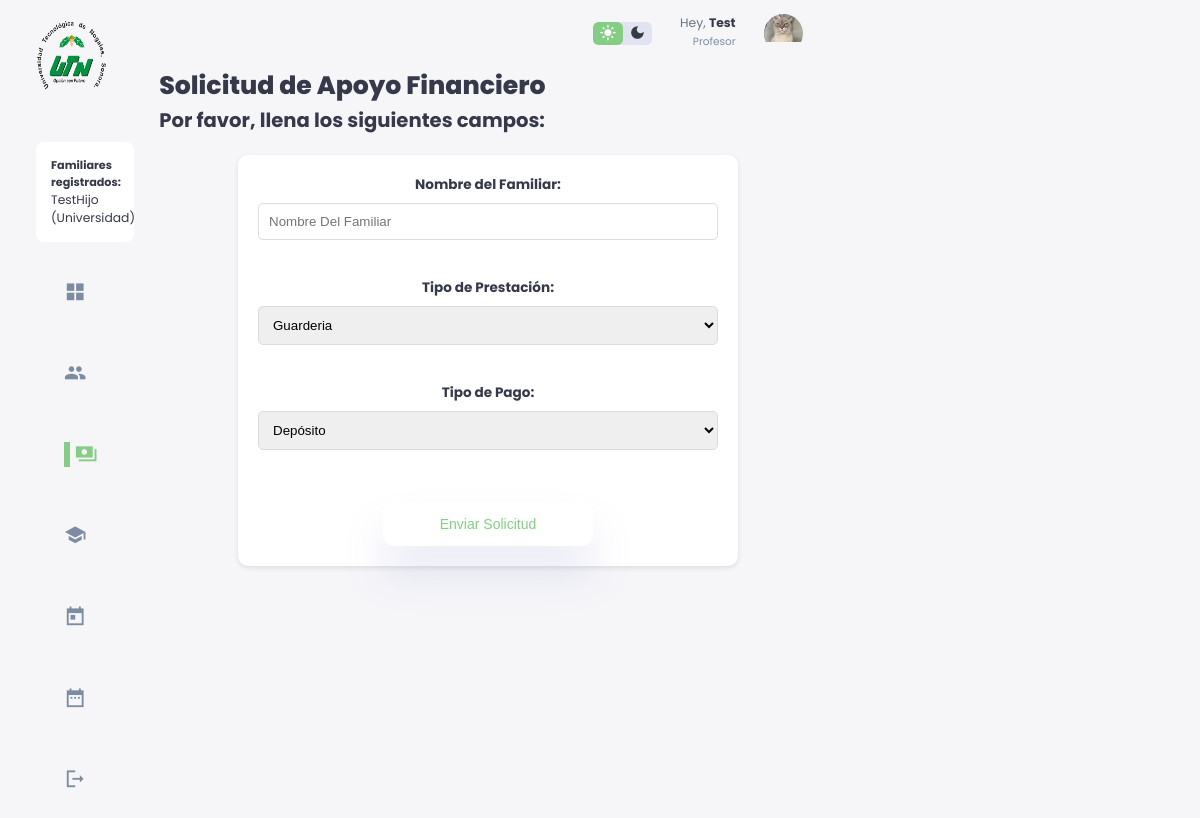
Before: /SOLICITUDprestacionesfinancieras.php (signed in) with the older database file.
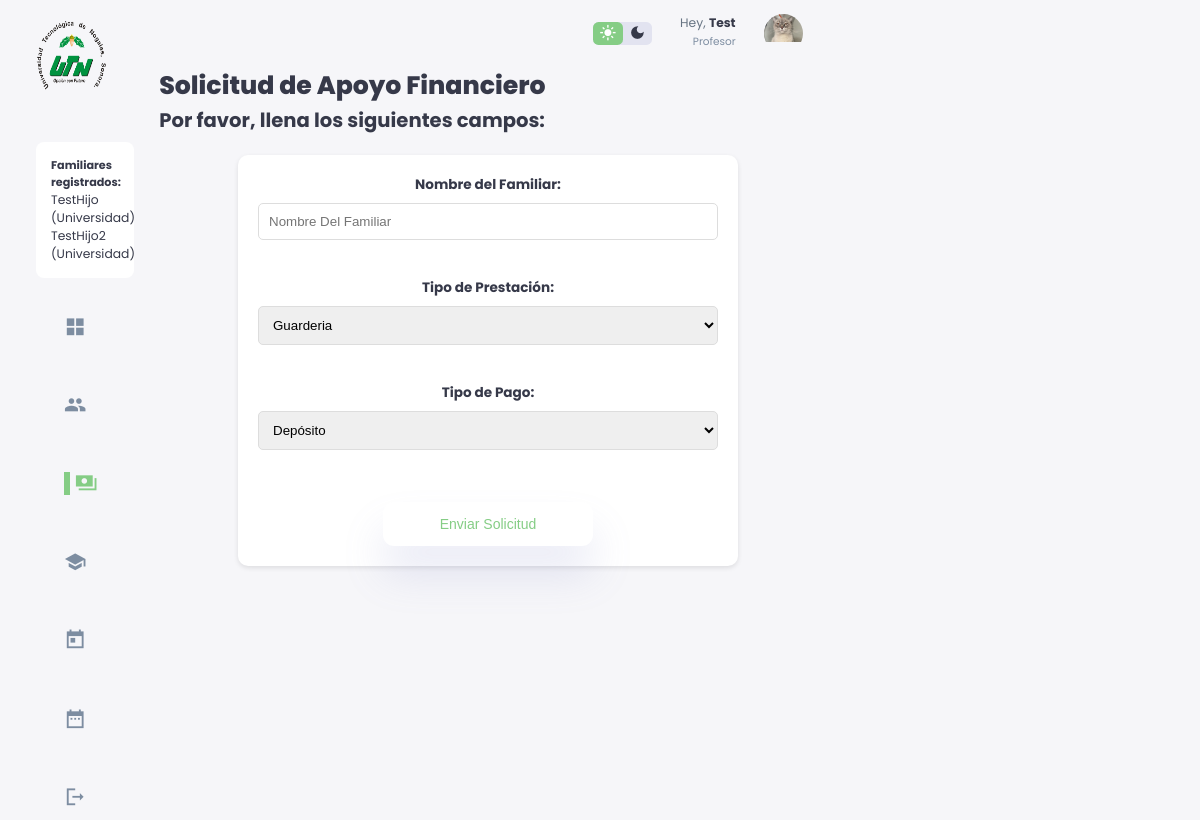
After: the same page with the newer database file.
### tables this page shows
CREATE TABLE `familiar_empleado` (
  `Id_Familiar` int(11) NOT NULL,
  `Nombre_Familiar` varchar(50) NOT NULL,
  `Nivel_academico` varchar(25) NOT NULL,
  `Edad` int(3) NOT NULL
);

### SOLICITUDprestacionesfinancieras.php (the view, shortened to what the changed rows need)
<?php
require_once("conn.php");
?>
<!DOCTYPE html>
<html lang="en">
<head>
        <link href="lightbox.min.css" rel="stylesheet">
        <link rel="stylesheet" href="./styleRegistrarFamiliares.css">
</head>
<body>
        <div class="container">
                <aside>
                        <div class="sidebar">
<?php
    $queryFamiliares = $conn->prepare("SELECT f.Nombre_Familiar, f.Nivel_academico FROM familiar_empleado f INNER JOIN empleado_familiar e ON f.Id_Familiar = e.Id_Familiar WHERE e.Numero_Empleado = ?");
    $queryFamiliares->bind_param("i", $_SESSION['Numero_Empleado']);
    $queryFamiliares->execute();
    $resultFamiliares = $queryFamiliares->get_result();
    echo '<div style="background:#fff; padding:15px; margin:10px 0; border-radius:8px;"><h4>Familiares registrados:</h4><ul>';
    while ($rowF = $resultFamiliares->fetch_assoc()) {
        if ($rowF['Nombre_Familiar'] == "N/A") {
            continue;
        }
        echo '<li>' . htmlspecialchars($rowF['Nombre_Familiar']) . ' (' . htmlspecialchars($rowF['Nivel_academico']) . ')</li>';
    }
    echo '</ul></div>';
?>
                        </div>
                </aside>
        <div class="contenido">
        <h1>Solicitud de Apoyo Financiero</h1>
        <h2>Por favor, llena los siguientes campos:</h2>
</body>
</html>

Changed rows visible on the page:
added familiar_empleado: Nombre_Familiar "TestHijo2", Nivel_academico "Universidad"
